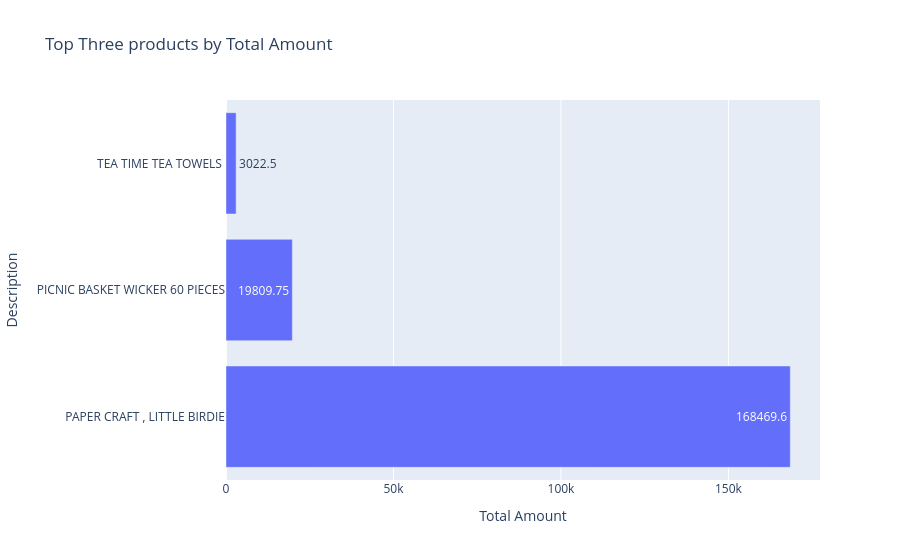

The code cell stored with this chart in its notebook:
### Code cell
#VISUALIIZE TOP 3 PRODUCTS BY TOTAL AMOUNT
import plotly.express as px
fig=px.bar(top_three,x='Total Amount',y='Description',color_continuous_scale='Blues',text='Total Amount',title="Top Three products by Total Amount")
fig.show()

### Figure 1 — Plotly figure (JSON) as saved in the notebook; plotly's stock layout.template omitted (floating-point values rounded to 4 significant figures)
{"data": [{"hovertemplate": "Total Amount=%{text}<br>Description=%{y}<extra></extra>", "legendgroup": "", "marker": {"color": "#636efa", "pattern": {"shape": ""}}, "name": "", "orientation": "h", "showlegend": false, "text": [168500.0, 19810.0, 3022.0], "textposition": "auto", "type": "bar", "x": [168500.0, 19810.0, 3022.0], "xaxis": "x", "y": ["PAPER CRAFT , LITTLE BIRDIE", "PICNIC BASKET WICKER 60 PIECES", "TEA TIME TEA TOWELS "], "yaxis": "y"}], "layout": {"barmode": "relative", "legend": {"tracegroupgap": 0}, "title": {"text": "Top Three products by Total Amount"}, "xaxis": {"anchor": "y", "domain": [0, 1], "title": {"text": "Total Amount"}}, "yaxis": {"anchor": "x", "domain": [0, 1], "title": {"text": "Description"}}}}
